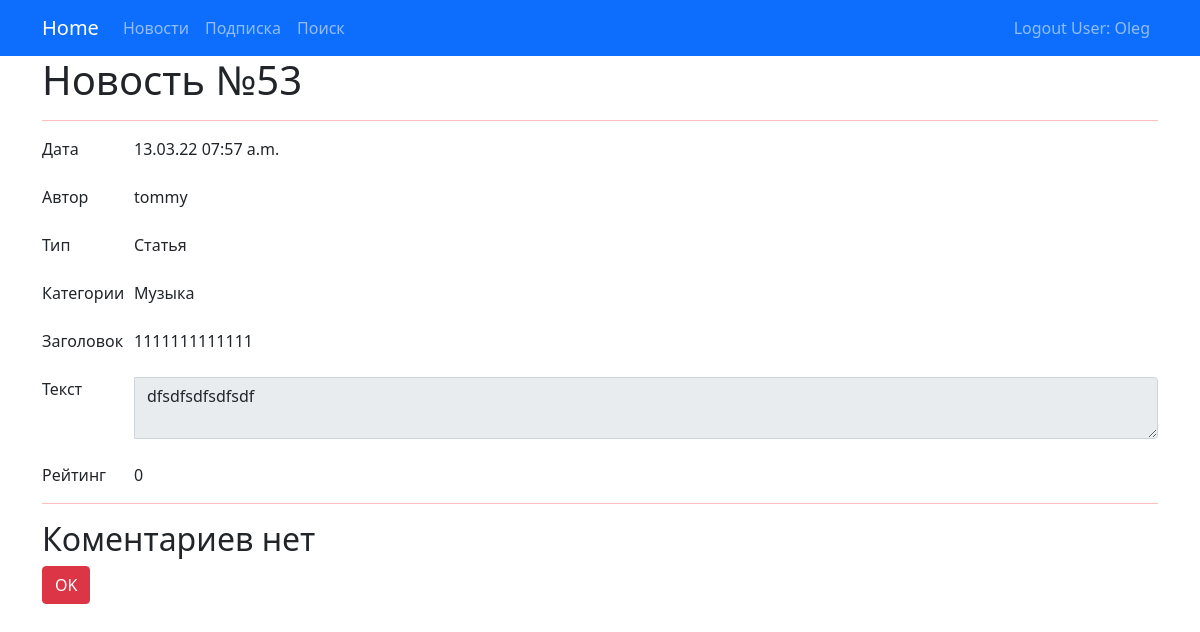
Screenshot of /news/53 (signed in) with the database file from the repository.
### news/models.py (models this page shows, shortened)
class Post(models.Model):
    article = 'a'
    news = 'n'
    POST_TYPE = [
        (article, "Статья"),
        (news, "Новость")
    ]
    author = models.ForeignKey(Author, on_delete=models.CASCADE)
    post_type = models.CharField(max_length=1, choices=POST_TYPE, default=article)
    created = models.DateTimeField(auto_now_add=True)
    cats = models.ManyToManyField(Category, through='PostCategory')
    title = models.CharField(max_length=256)
    text = models.TextField()
    rating = models.IntegerField(default=0)
    @property
    def post_type_str(self):
        for i in self.POST_TYPE:
            if self.post_type == i[0]:
                post_type = i[1]
        return post_type
    @property
    def cats_str(self):
        return ','.join(cc.name for cc in self.cats.all())

class Author(models.Model):
    user = models.OneToOneField(User, on_delete=models.CASCADE)
    rating = models.IntegerField(default=0)

class Category(models.Model):
    name = models.CharField(max_length=64, unique=True)
    users = models.ManyToManyField(User, through='Subscribe')

class Russian_mat(models.Model):
    word = models.CharField(max_length=64, unique=True, null=False)

### news/views.py (the view)
# urls.py: path('<int:pk>', PostDetail.as_view(), name='post_detail' ),
class PostDetail(LoginRequiredMixin, DetailView):
    model = Post
    template_name = 'post/post.html'
    context_object_name = 'post'
    def get_context_data(self, **kwargs):
        pk = str(self.kwargs.get('pk'))
        context = super().get_context_data(**kwargs)
        context['comments'] = Comment.objects.filter(post_id=pk)
        return context
    def post(self, request, *args, **kwargs):
        return redirect('/news/')

### news/templatetags/custom_filters.py (called while the page is built)
@register.filter(name='censor')
def censor(value):
    res = value
    if isinstance(value, str):
        xx = list()
        for ww in Russian_mat.objects.all():
            xx.append(ww.word)
        for ss in value.split():
             if ss.lower() in xx:
                 res = value.replace(ss, 'x' * len(ss) )
        return res
    else:
        raise ValueError(f'Нельзя фильтровать {type(value)}')

### templates/post/post.html (shortened to what this page needs)
{% extends 'flatpages/default.html' %}
{% load custom_filters %}
{% block menu %}
{% include 'post/menu_post.html' %}
{% endblock menu %}
{% block title %}
<h1> Новость №{{post.pk}} </h1>
{% endblock title %}
{% block content %}
    <div class="input-group">
      <span class="col-1">Дата</span>
      <label class="col-auto" readonly >{{ post.created|date:'d.m.y h:i a' }}</label>
    </div>
<br>
    <div class="input-group">
      <span class="col-1">Автор</span>
      <label class="col-auto" readonly >{{ post.author.user.username }}</label>
    </div>
<br>
    <div class="input-group">
      <span class="col-1">Тип</span>
      <label class="col-auto" readonly >{{ post.post_type_str }}</label>
    </div>
<br>
    <div class="input-group">
      <span class="col-1">Категории</span>
      <label class="col-auto" readonly >{{ post.cats_str }}</label>
    </div>
<br>
    <div class="input-group">
      <span class="col-1">Заголовок</span>
      <label class="col-auto" readonly >{{ post.title|censor }}</label>
    </div>
<br>
    <div class="input-group">
      <span class="col-1">Текст</span>
      <textarea class="form-control" readonly >{{ post.text|censor }}</textarea>
    </div>
<br>
    <div class="input-group">
      <span class="col-1">Рейтинг</span>
      <label class="col-auto" readonly >{{ post.rating }}</label>
    </div>
{% endblock content %}
{% block content1 %}
<hr>
{% if comments %}
<h3> Коментарии к новости </h3>
<br>
    <table style="width: 100%">
        <tr>
            <th> Дата</th>
            <th> Автор</th>
            <th> Текст</th>
            <th> Рейтинг</th>
        </tr>
        {% for comment in comments %}
        <tr>
            <td>{{ comment.created|date:'d.m.y h:i a' }}</td>
            <td>{{ comment.user.username }}</td>
            <td>{{ comment.text|truncatechars:25|censor }}</td>
            <td>{{ comment.rating }}</td>
        </tr>
    {% endfor%}
    </table>
{%else%}
<h2>Коментариев нет</h2>
{%endif%}
<form method="POST">
    <button type="submit" class="btn btn-danger">OK</button>
</form>
{% endblock content1 %}

### templates/flatpages/default.html (shortened to what this page needs)
<!DOCTYPE html>
<html lang="en">
<head>
    {% load static %}
    <link href="https://cdn.jsdelivr.net/npm/bootstrap@5.1.3/dist/css/bootstrap.min.css" rel="stylesheet"
>
</head>
<body>
<nav
        {% if request.user.is_staff %}
            class="navbar navbar-expand-lg navbar-dark bg-dark static-top"
        {% else %}
            class="navbar navbar-expand-lg navbar-dark bg-primary static-top"
        {% endif %}
>
    <div class="container">
        <a class="navbar-brand" href="/">Home</a>
        {% block menu %}{% endblock menu %}
        <div class="razR">
            <div class="collapse navbar-collapse" id="navbarResponsive">
                <ul class="navbar-nav ml-auto">
                    <li style="text-align:right;" class="nav-item">
                        {% if request.user.is_staff %}
                        <a class="nav-link" href="/accounts/logout/"> Logout Admin: {{ request.user }}</a>
                        {% else %}
                        <a class="nav-link" href="/accounts/logout/"> Logout User: {{ request.user }}</a>
                        {% endif %}
                    </li>
                </ul>
            </div>
        </div>
    </div>
</nav>
<div class="container">
    <div class="row">
        <div class="col-lg-12">
            {% block title %}{% endblock title %}
            <hr>
            {% block content %}{% endblock content %}
            <p>
                {% block content1 %}{% endblock content1 %}
            </p>
        </div>
    </div>
</div>
</body>
</html>

### templates/flatpages/default.html (style rules this page uses)
.razR { text-align: right; }
hr { background-color: red }

### rows the page displays
Post: pk "53", created "13.03.22 07:57 a.m.", author.user.username "tommy", post_type_str "Статья", cats_str "Музыка", title|censor "1111111111111", text|censor "dfsdfsdfsdfsdf", rating "0"

### other values shown
{{ request.user }} "Oleg"
